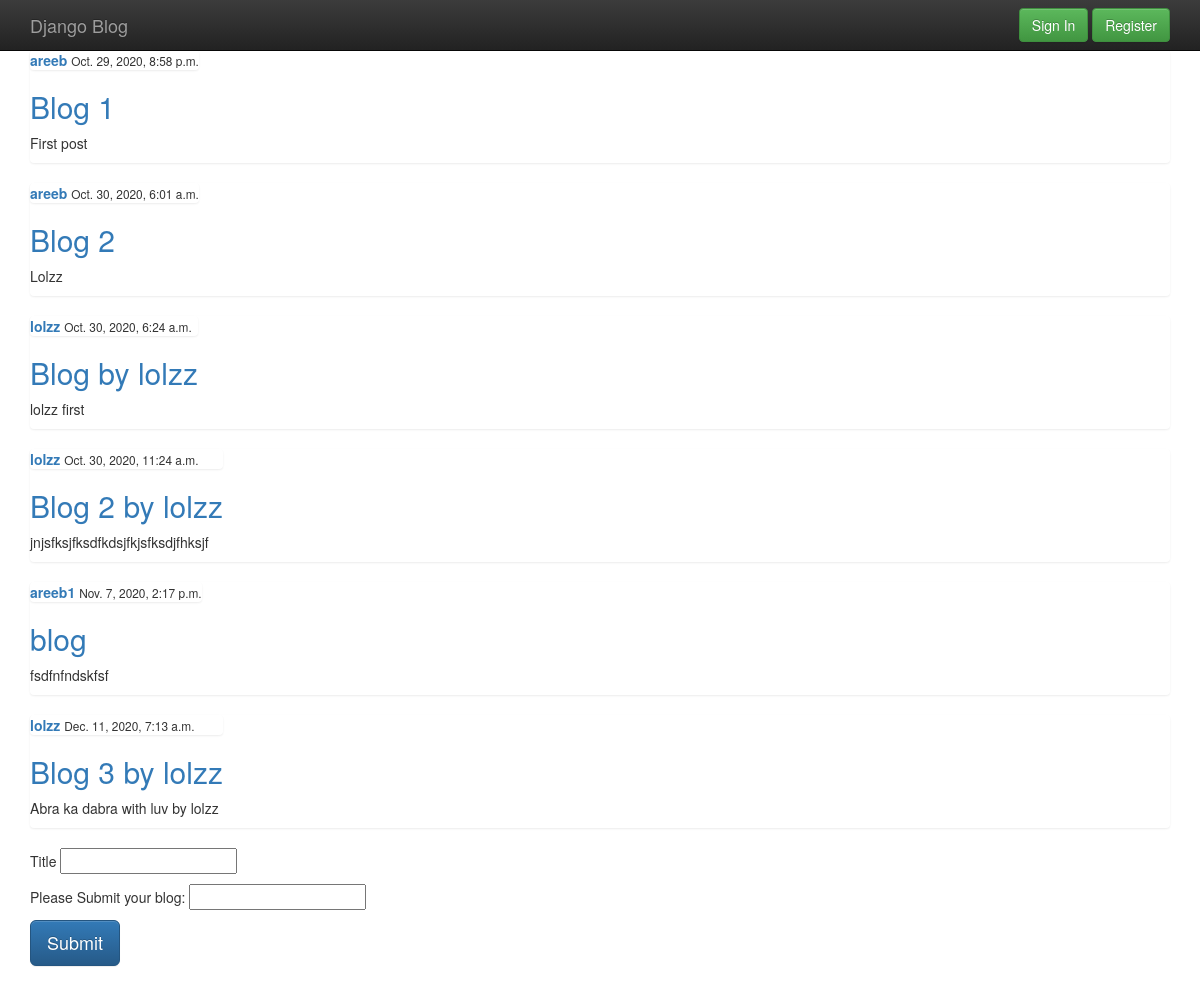
The page /business/ on the database as committed earlier.
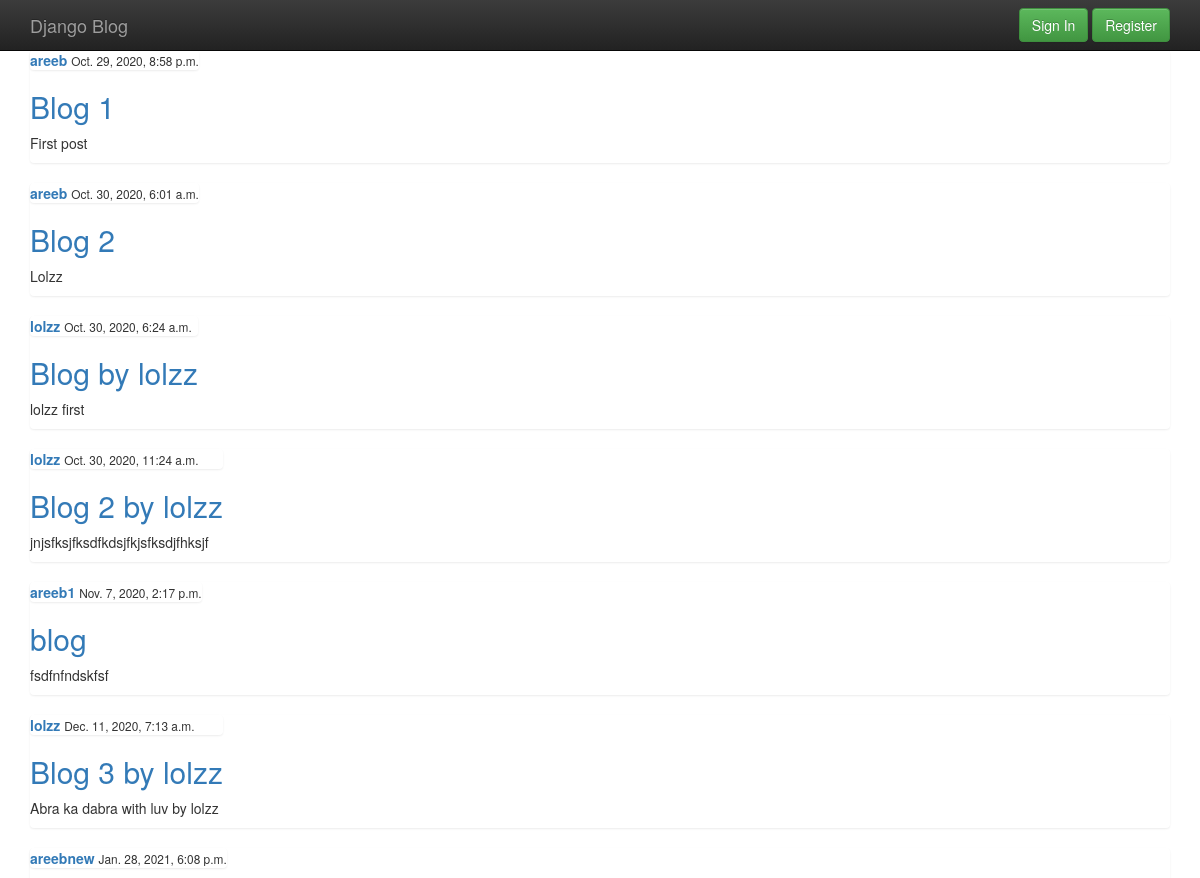
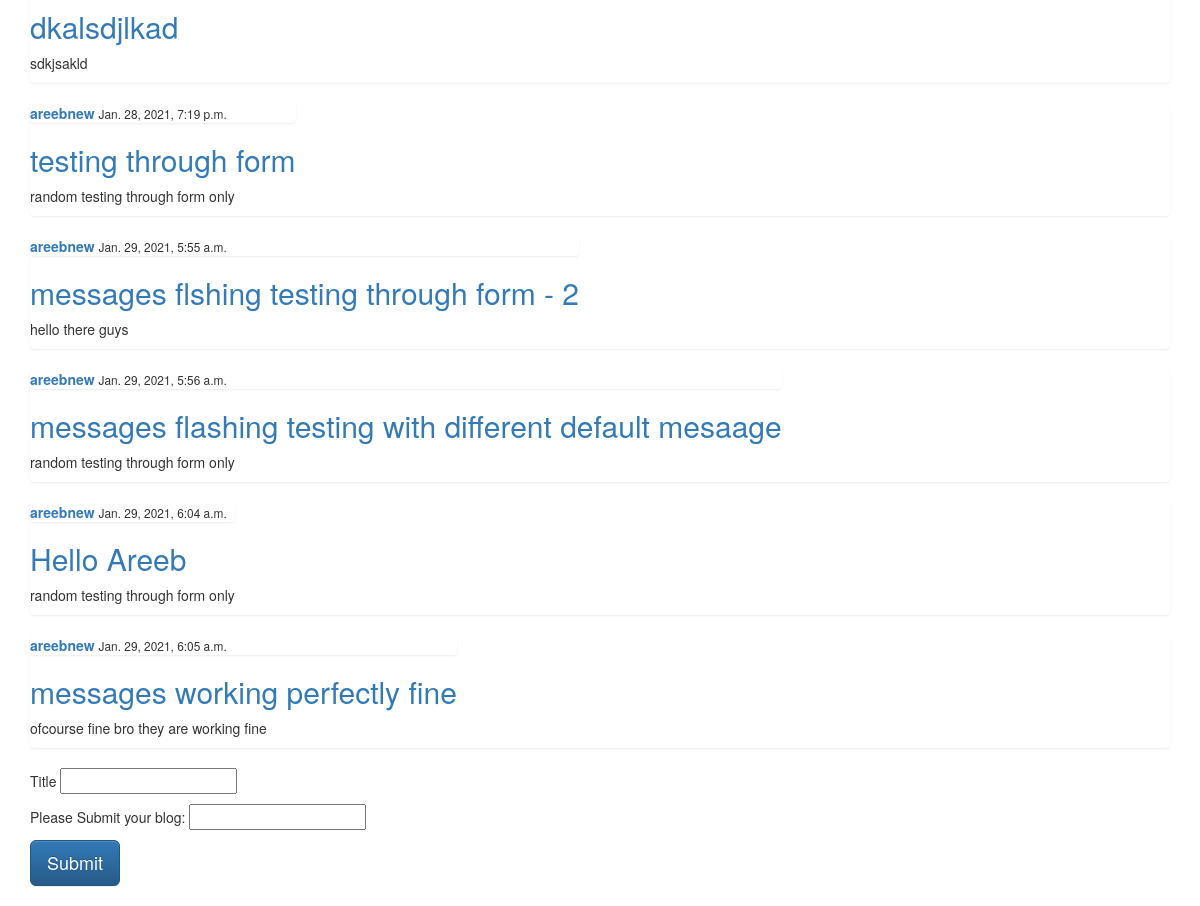
The same page on the database as committed later (2 pictures, top to bottom).
### blog/models.py (models this page shows, shortened)
class Post(models.Model):
	title  = models.CharField( max_length = 100)
	content = models.TextField()
	date_posted = models.DateTimeField( default= timezone.now)
	author = models.ForeignKey( User  , on_delete = models.CASCADE)

### blog/views.py (the view)
# urls.py: path('business/' , views.business , name = 'business'),
def business(request):
	context  ={
		'posts' : Post.objects.all()
	}
	return render( request , 'blog/business.html' , context)

### blog/templates/blog/business.html (shortened to what this page needs)
{% extends 'blog/base.html'%}
{% block content %}
<section class="container">
	{% for p in posts %}
	<div class = 'list-group'>
		<article>
			<div class="media-body">
				<div class="list-group">
					<a href="#"> <strong>{{ p.author }}</strong></a>
					<small> {{ p.date_posted }} </small>
				</div>
				<h2><a href="#"> {{ p.title }} </a></h2>
				<p> {{ p.content }} </p>
			</div>
		</article>
	</div>
	{% endfor %}
</section>
<section class="container" >
	<form action="business_post_add/" method="post">
		<p>
			Title
			<input type="text" name="business_post_title"> </input>
		</p>
		<p>
			Please Submit your blog:
			<input type="text" name="business_post_content"> </input>
		</p>
		<button class = "btn btn-primary btn-lg" type="submit"> Submit</button>
	</form>
</section>
{% endblock %}

Rows that differ between the two databases and show on the page:
added Post: author "areebnew", date_posted "Jan. 28, 2021, 6:08 p.m.", title "dkalsdjlkad", content "sdkjsakld"
added Post: author "areebnew", date_posted "Jan. 28, 2021, 7:19 p.m.", title "testing through form", content "random testing through form only"
added Post: author "areebnew", date_posted "Jan. 29, 2021, 5:55 a.m.", title "messages flshing testing through form - 2", content "hello there guys"
added Post: author "areebnew", date_posted "Jan. 29, 2021, 5:56 a.m.", title "messages flashing testing with different default mesaage", content "random testing through form only"
added Post: author "areebnew", date_posted "Jan. 29, 2021, 6:04 a.m.", title "Hello Areeb", content "random testing through form only"
added Post: author "areebnew", date_posted "Jan. 29, 2021, 6:05 a.m.", title "messages working perfectly fine", content "ofcourse fine bro they are working fine"
